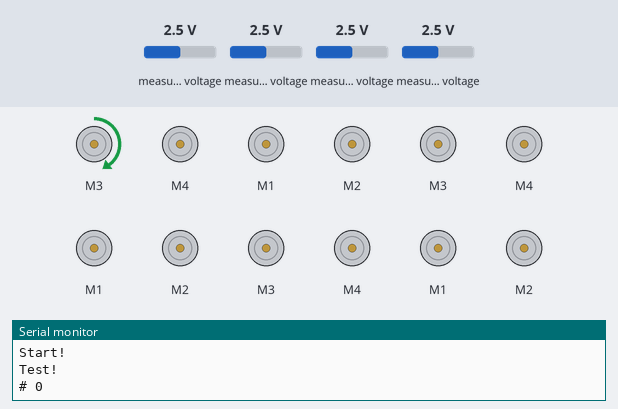
A sketch run on a simulated Arduino Uno, built with avr-gcc and run on an emulated ATmega328P. Shown: 12 × DC motor (green arrow = forward, orange = backward, longer = faster), the last lines printed to the serial monitor. The inputs (shaded band) are chosen by the test bench; at power-on: measured voltage 2.5 V.

Above: at 0.2 s.
At 1.9 s:
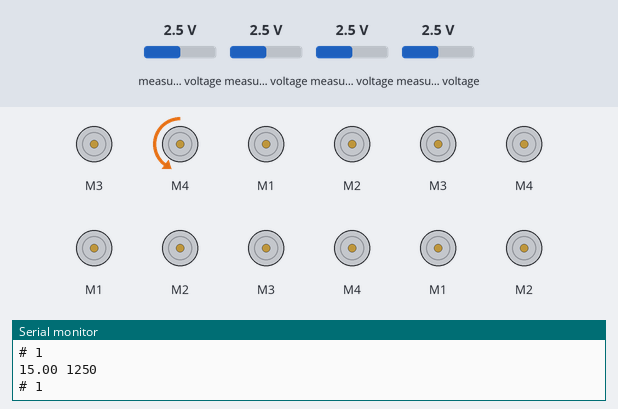
At 3.7 s:
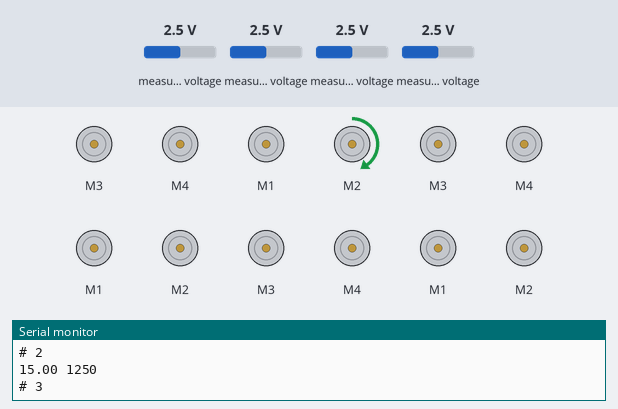
At 7.7 s:
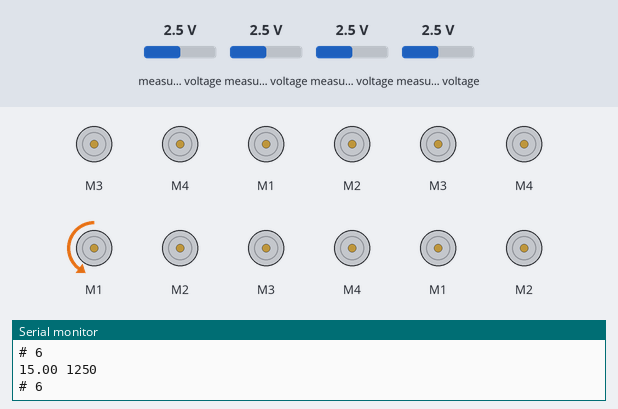
At 11.2 s:
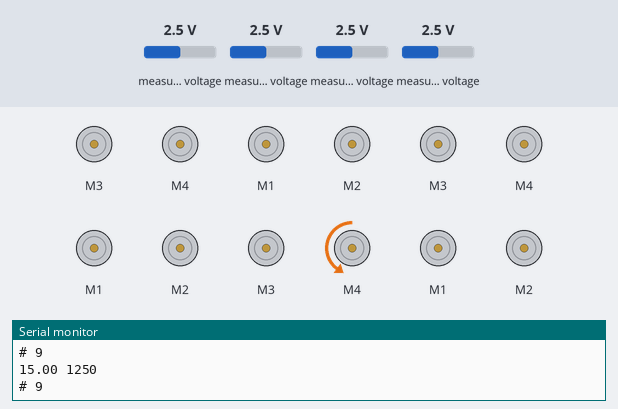
At 15.3 s:
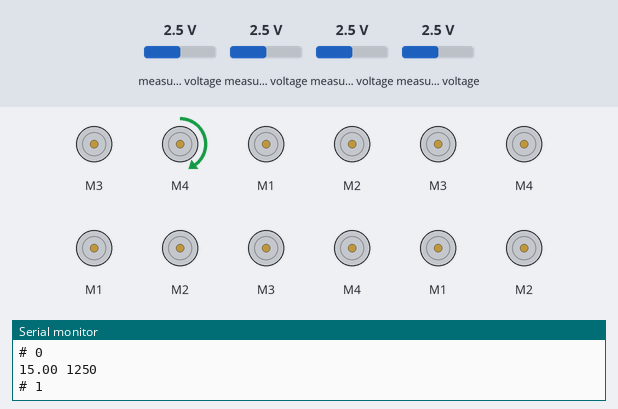
Timing chart, 0 to 16.0 s (numbered marks = the images above):
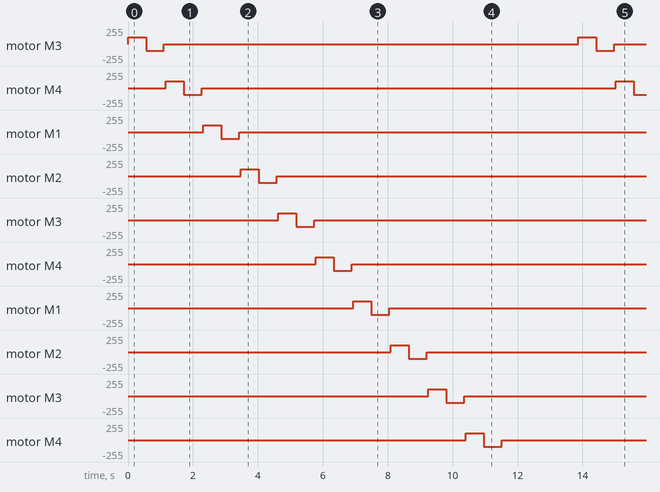

Measured:
- by itself, motor M3, motor M4, motor M1–4, motor M1–4, motor M1: repeats every 13.9 s: backward 100/255 0.55 s, stopped 12.8 s, forward 100/255 0.55 s
- by itself, motor M2: stopped → forward 100/255 at 12.7 s, → backward 100/255 0.55 s later, → stopped 0.55 s later, → forward 100/255 12.8 s later, … (6 changes in this stretch)

The sketch:

12-motor-test-v0.ino
```cpp
#include <Wire.h>
#include <Adafruit_MotorShield.h>
#include <Adafruit_ADS1X15.h>

#define NUM_MOTORS 12

// Create the three motor shield object I2C address input
Adafruit_MotorShield MC1 = Adafruit_MotorShield(0x60); // MC0 0x61 // MC2 0x62
Adafruit_MotorShield MC2 = Adafruit_MotorShield(0x61);
Adafruit_MotorShield MC3 = Adafruit_MotorShield(0x62);

// Create 3 motor objects
// 1 - M3; 2 - M4; 3 - M1; 4 - M2
Adafruit_DCMotor *MC1_M1 = MC1.getMotor(3); // M1
Adafruit_DCMotor *MC1_M2 = MC1.getMotor(4); // M2
Adafruit_DCMotor *MC1_M3 = MC1.getMotor(1); // M3
Adafruit_DCMotor *MC1_M4 = MC1.getMotor(2); // M4

Adafruit_DCMotor *MC2_M1 = MC2.getMotor(3); // M1
Adafruit_DCMotor *MC2_M2 = MC2.getMotor(4); // M2
Adafruit_DCMotor *MC2_M3 = MC2.getMotor(1); // M3
Adafruit_DCMotor *MC2_M4 = MC2.getMotor(2); // M4

Adafruit_DCMotor *MC3_M1 = MC3.getMotor(3); // M1
Adafruit_DCMotor *MC3_M2 = MC3.getMotor(4); // M2
Adafruit_DCMotor *MC3_M3 = MC3.getMotor(1); // M3
Adafruit_DCMotor *MC3_M4 = MC3.getMotor(2); // M4

// create array of pointers to motor objects
Adafruit_DCMotor* motors[NUM_MOTORS] = {MC1_M1, MC1_M2, MC1_M3, MC1_M4,
                                        MC2_M1, MC2_M2, MC2_M3, MC2_M4,
                                        MC3_M1, MC3_M2, MC3_M3, MC3_M4};

// create object to access off-board analog-to-digital converter
Adafruit_ADS1015 ADC1; //ADC1 // ADC2
Adafruit_ADS1015 ADC2;
Adafruit_ADS1015 ADC3;

Adafruit_ADS1015* adcs[NUM_MOTORS] = {&ADC1, &ADC1, &ADC1, &ADC1,
                                      &ADC2, &ADC2, &ADC2, &ADC2,
                                      &ADC3, &ADC3, &ADC3, &ADC3,};
int channels[NUM_MOTORS] = {0,1,2,3,
                            0,1,2,3,
                            0,1,2,3};

double joint_positions[NUM_MOTORS] = {0.0, 0.0, 0.0, 0.0,
                                      0.0, 0.0, 0.0, 0.0,
                                      0.0, 0.0, 0.0, 0.0};

int motor_val[NUM_MOTORS] = {0, 0, 0, 0,
                             0, 0, 0, 0,
                             0, 0, 0, 0};


void updateJointPositions()
{
  for(int i = 0; i < NUM_MOTORS; i++)
  {
    if(motors[i] != NULL){
        motor_val[i] = adcs[i]->readADC_SingleEnded(channels[i]);
        joint_positions[i] = motor_val[i] * 20.0 / 1650; // 1 bit = 2mV @ 4.096 FSR 0.02 mm stroke 3.3V range //* 0.0000303; // 100mm / 1650 analog reading
    }
  }
}

// SETUP CODE
void setup()
{
  // set all the base dc motor control pins to outputs
  Serial.begin(9600);           //  setup serial
  Serial.println("Start!");
  MC1.begin();
  MC2.begin();
  MC3.begin();
  Serial.println("Start MC!");
  // start all the ADCs
  ADC1.begin(0x48); // ADC1: 0x49 // ADC2: 0x4B
  ADC2.begin(0x49);
  ADC3.begin(0x4A);
  Serial.println("Start ADC!");
  ADC1.setGain(GAIN_ONE); // 4.096V FSR
  ADC2.setGain(GAIN_ONE);
  ADC3.setGain(GAIN_ONE);

  // disable dc motors by setting their enable lines to low
  for(int i=0; i<NUM_MOTORS; i++){
    motors[i]->setSpeed(0);
    motors[i]->run(RELEASE);
  }

  Serial.println("Start!");
  // Serial.println(ADC1.getGain());
  // Serial.println(ADC1.getDataRate());
}


// LOOP CODE
void loop()
{
  Serial.println("Test!");
  for (int m = 0; m < 12; m++){
    Serial.print("# "); Serial.print(m); Serial.println(" ");
    for(int i = 0; i < 10; i++){
      motors[m]->setSpeed(100);
      motors[m]->run(FORWARD);
      delay(50);
    }
    motor_val[m] = adcs[m]->readADC_SingleEnded(channels[m]);
    joint_positions[m] = motor_val[m] * 3.0 * 0.02 / 5.0; //* 20.0 / 1650;

    Serial.print(joint_positions[m]); Serial.print(" ");
    Serial.print(motor_val[m]); Serial.println("");
    delay(50);

    Serial.print("# "); Serial.print(m); Serial.println(" ");
    for(int i = 0; i < 10; i++){
      motors[m]->setSpeed(100);
      motors[m]->run(BACKWARD);
      delay(50);
    }
    motor_val[m] = adcs[m]->readADC_SingleEnded(channels[m]);
    joint_positions[m] = motor_val[m] * 3.0 * 0.02 / 5.0; //* 20.0 / 1650;
    Serial.print(joint_positions[m]); Serial.print(" ");
    Serial.print(motor_val[m]); Serial.println("");
    delay(50);

    motors[m]->setSpeed(0);
    motors[m]->run(RELEASE);
    delay(50);
  }
}
```
